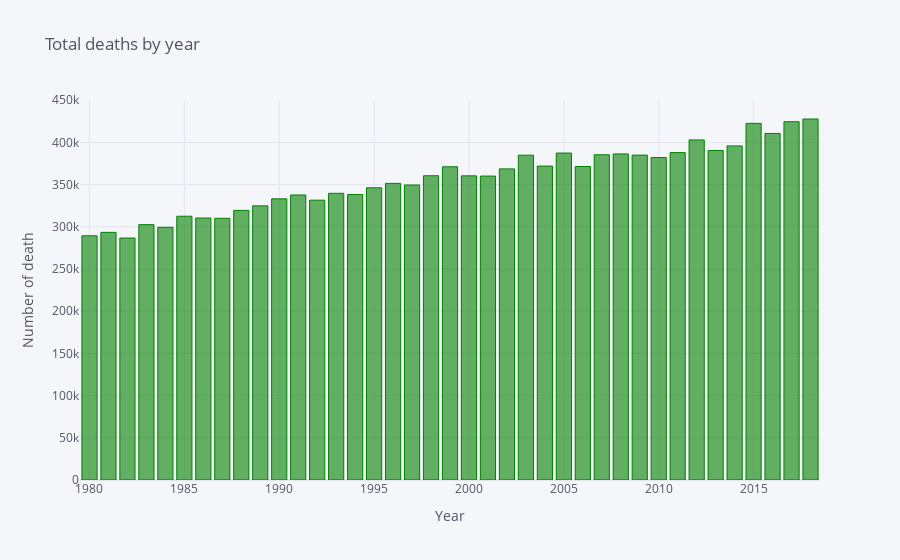

The notebook cell saved with this chart:
### Code cell
# Cufflinks bar plot


dataset.iplot(kind='bar',
                  x='Periodo',
                  y='Total',
                  xTitle='Year',
                  yTitle='Number of death',
                  title='Total deaths by year',
                colors=['green'],)

### Figure 1 — Plotly figure (JSON) as saved in the notebook; plotly's stock layout.template omitted (floating-point values rounded to 4 significant figures)
{"data": [{"marker": {"color": "rgba(0, 128, 0, 0.6)", "line": {"color": "rgba(0, 128, 0, 1.0)", "width": 1}}, "name": "Total", "orientation": "v", "text": "", "type": "bar", "x": [2018, 2017, 2015, 2016, 2012, 2014, 2013, 2011, 2005, 2008, 2007, 2009, 2003, 2010, 2004, 2006, 1999, 2002, 1998, 2000, 2001, 1996, 1997, 1995, 1993, 1994, 1991, 1990, 1992, 1989, 1988, 1985, 1986, 1987, 1983, 1984, 1981, 1980, 1982], "y": [427721, 424523, 422568, 410611, 402950, 395830, 390419, 387911, 387355, 386324, 385361, 384933, 384828, 382047, 371934, 371478, 371102, 368618, 360511, 360391, 360131, 351449, 349521, 346227, 339661, 338242, 337691, 333142, 331515, 324796, 319437, 312532, 310413, 310073, 302569, 299409, 293386, 289344, 286655]}], "layout": {"legend": {"bgcolor": "#F5F6F9", "font": {"color": "#4D5663"}}, "paper_bgcolor": "#F5F6F9", "plot_bgcolor": "#F5F6F9", "title": {"font": {"color": "#4D5663"}, "text": "Total deaths by year"}, "xaxis": {"gridcolor": "#E1E5ED", "showgrid": true, "tickfont": {"color": "#4D5663"}, "title": {"font": {"color": "#4D5663"}, "text": "Year"}, "zerolinecolor": "#E1E5ED"}, "yaxis": {"gridcolor": "#E1E5ED", "showgrid": true, "tickfont": {"color": "#4D5663"}, "title": {"font": {"color": "#4D5663"}, "text": "Number of death"}, "zerolinecolor": "#E1E5ED"}}}
